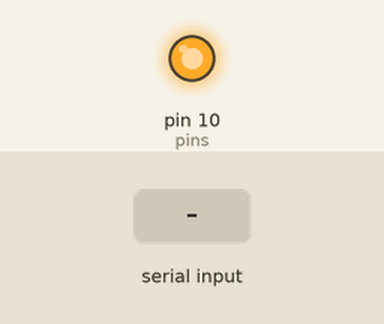
A sketch run on a simulated Arduino Uno, built with avr-gcc and run on an emulated ATmega328P. Shown: output pins drawn as LEDs (lit = HIGH). The test bench sets the inputs (shaded band). What the sketch prints to the serial monitor is not drawn.

Above: at 1.2 s.
1.3 s: "S\n" received over Serial
2.8 s: "E\n" received over Serial
4.3 s: "1\n" received over Serial
Timing chart, 0 to 7.3 s (numbered marks = the images above; inputs shaded):
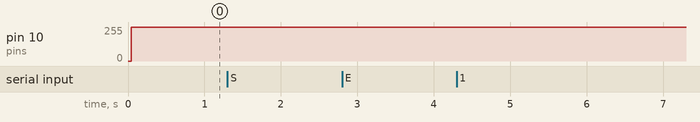

Measured:
- after the input at 1.3 s, every drawn part: stays the same
- after the input at 2.8 s, every drawn part: stays the same
- after the input at 4.3 s, every drawn part: stays the same

The sketch:

controls.ino
```cpp
#include <MCP23S17.h>

#define NVALVES 16
#define BUFFER 1000

int pins[NVALVES] = {0, 1, 2, 3, 4, 5, 6, 7, 8, 9, 10, 11, 12, 13, 14, 15};

MCP23S17 io(&SPI, 10, 0);
char command[BUFFER];
int i = 0;

void setup()
{
  Serial.begin(9600);
  io.begin();
  for (int i = 0; i < NVALVES; i++)
  {
    io.pinMode(i, OUTPUT);
    io.digitalWrite(i, HIGH);
  }
}

void loop()
{
  if (i == BUFFER)
  {
    i = 0;
  }

  if (Serial.available() > 0)
  {
    command[i] = Serial.read();
    i++;

    if (command[i - 1] == '\n')
    {
      for (int j = 0; j < i; j++)
      {
        Serial.print(command[j]);
      }
      i--;

      if (i == NVALVES + 2 && command[0] == 'S' && command[i - 1] == 'E')
      {
        for (int j = 1; j < i - 1; j++)
        {
          int pin = pins[j - 1];
          if (command[j] == '1')
          {
            io.digitalWrite(i, LOW);
          }
          else
          {
            io.digitalWrite(i, HIGH);
          }
        }
      }
      i = 0;
    }
  }
}
```
